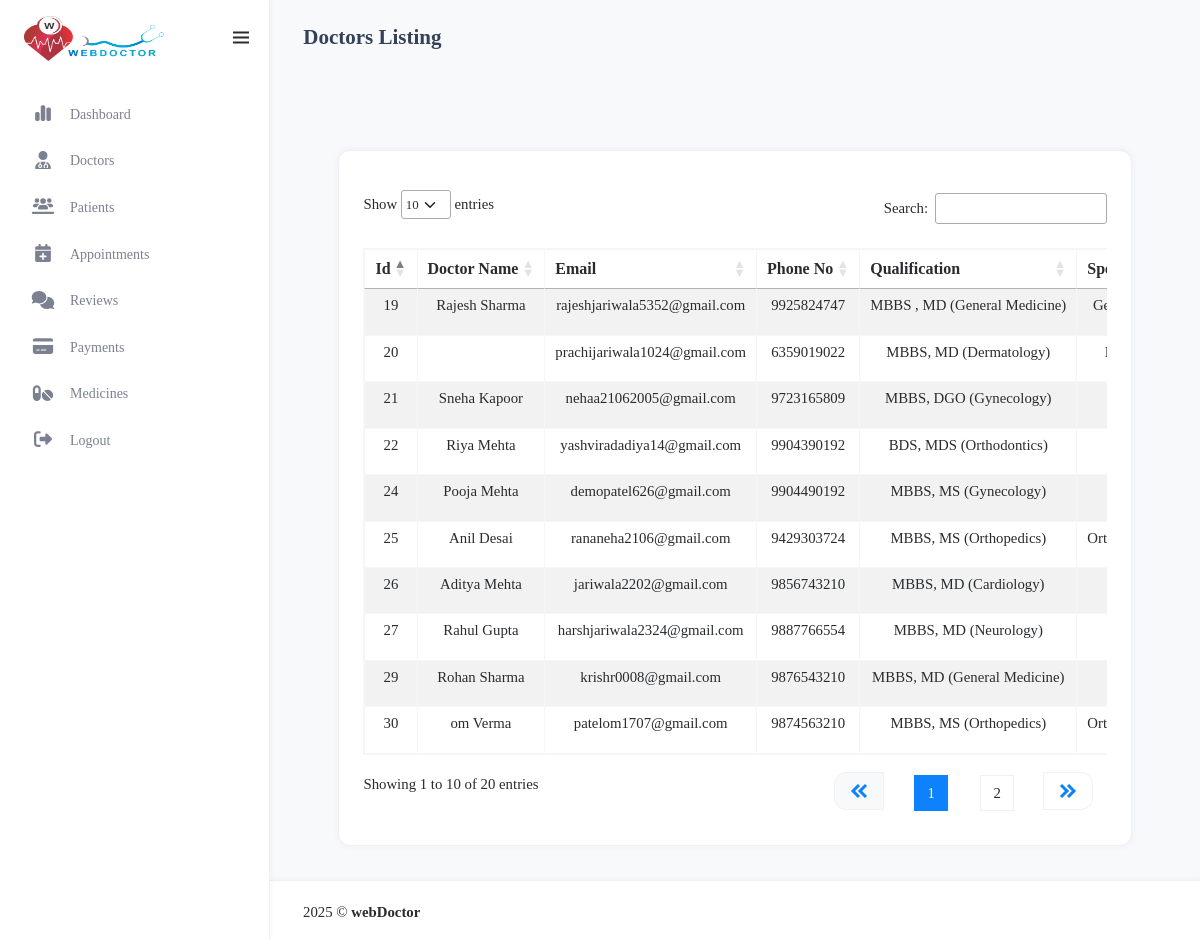
Page /admin_manage_docters/ on the earlier database version.
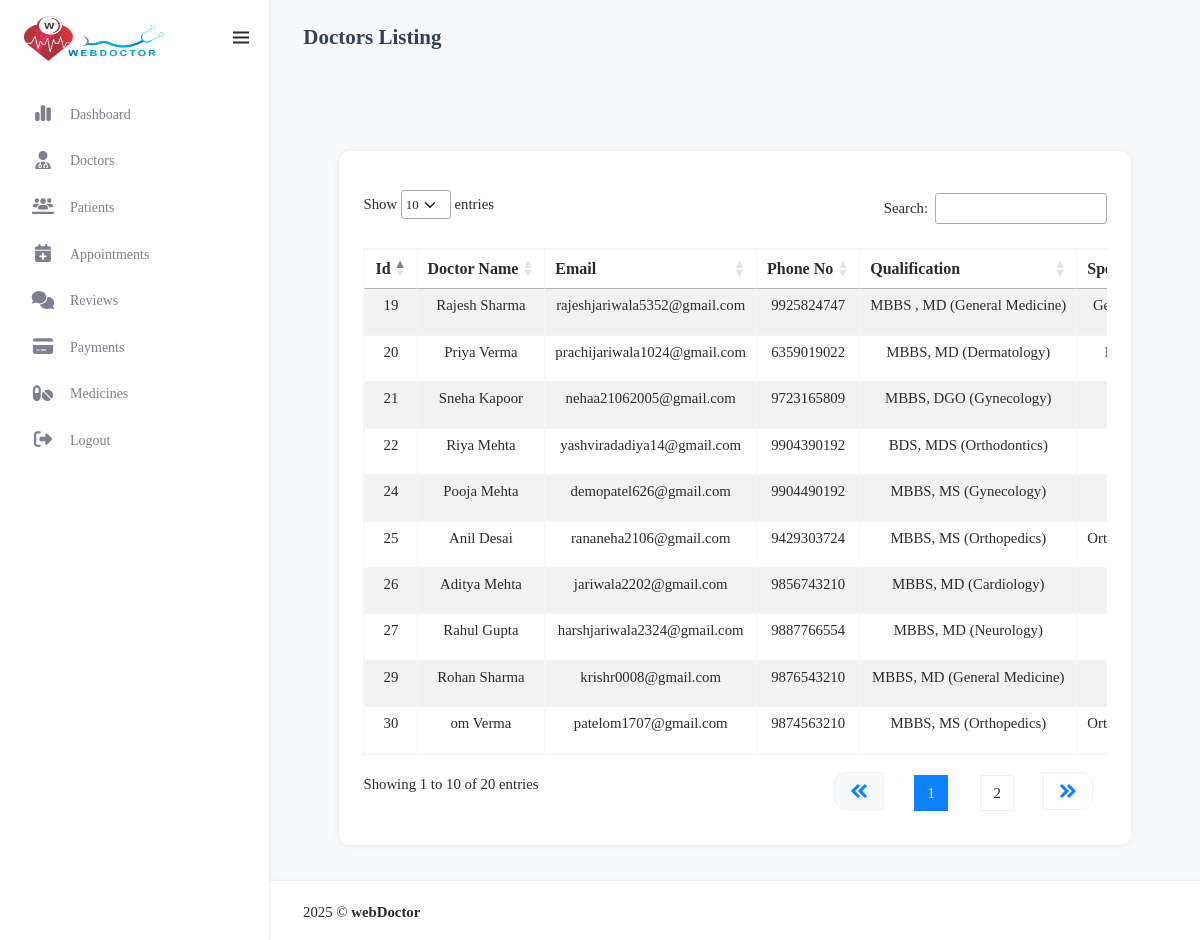
Same page on the later database version.
### myapp/models.py (models this page shows, shortened)
class doctorRegister(models.Model):
    GENDER_CHOICES = [
        ('M', 'Male'),
        ('F', 'Female'),
        ('O', 'Other'),
    ]
    AVAILABILITY_CHOICES = [
        ('Available', 'Available'),
        ('Not Available', 'Not Available'),
    ]
    name = models.CharField(max_length=100)
    email = models.EmailField(unique=True)
    phno = models.BigIntegerField(unique=True)
    password = models.CharField(max_length=100)
    profile_img = models.ImageField(upload_to='profile_pics/', null=True, blank=True)
    qualification = models.CharField(max_length=100,blank=True, null=True)
    specialization = models.CharField(max_length=100,blank=True, null=True)
    experience = models.IntegerField(blank=True, null=True)
    address = models.TextField(blank=True, null=True)
    city = models.CharField(max_length=50,blank=True, null=True)
    state = models.CharField(max_length=50,blank=True, null=True)
    clinic_name = models.CharField(max_length=255)
    clinic_address = models.TextField()
    gender = models.CharField(max_length=5, choices=GENDER_CHOICES)
    mci_no = models.CharField(max_length=10,blank=True, null=True)
    fee = models.BigIntegerField(null=True)
    about_me=models.TextField(null=True)
    is_approved = models.BooleanField(default=False)
    is_rejected = models.BooleanField(default=False)
    is_available = models.CharField(max_length=20, choices=AVAILABILITY_CHOICES)  # Updated field

### myapp/views.py (the view)
# urls.py: path('admin_manage_docters/',views.admin_manage_docters,name='admin_manage_doctors'),
def admin_manage_docters(request):
    all_doctor=doctorRegister.objects.all
    return render(request, 'admin_manage_docters.html',{'all':all_doctor})

### myapp/templates/admin_manage_docters.html (shortened to what the changed rows need)
{% load static %}
<html lang="en" style="transform: none" class="fontawesome-i2svg-active fontawesome-i2svg-complete">
<head>
    <link href="{%static 'assets/admin_css/bootstrap.min.css' %}" id="bootstrap-style" rel="stylesheet" type="text/css" />
    <link href="{%static 'assets/admin_css/app.min.css' %}" id="app-style" rel="stylesheet" type="text/css" />
    <link href="{%static 'assets/admin_css/icons.min.css' %}" rel="stylesheet" type="text/css" />
    <link rel="stylesheet" href="https://cdnjs.cloudflare.com/ajax/libs/boxicons/2.1.4/css/boxicons.min.css" />
    <link rel="stylesheet" type="text/css" href="https://cdn.datatables.net/1.13.6/css/dataTables.bootstrap5.min.css" />
    <link rel="stylesheet" type="text/css" href="https://cdn.datatables.net/responsive/2.5.0/css/responsive.bootstrap5.min.css" />
    <link rel="stylesheet" href="https://cdnjs.cloudflare.com/ajax/libs/jquery-confirm/3.3.2/jquery-confirm.min.css">
    <link rel="stylesheet" href="https://cdnjs.cloudflare.com/ajax/libs/font-awesome/6.4.0/css/all.min.css">
</head>
<body>
    <div id="layout-wrapper">
        <div class="main-content">
          <div class="page-content">
              <div class="container-fluid mt-3">
      <div class="content">
        <div class="container-fluid">
          <div class="row">
            <div class="col-md-12">
              <div class="card card-table flex-fill">
                <div class="card-body">
                  <div class="table-responsive">
                    <table id="doctorsTable" class="table table-striped table-info-light table-bordered border-light-subtle dt-responsive table-hover nowrap" style="width:100%;">
                      <thead class="text-center">
                        <tr>
                          <th>Id</th>
                          <th>Doctor Name</th>
                          <th>Email</th>
                          <th>Phone No</th>
                          <th>Qualification</th>
                          <th>Speciality</th>
                        </tr>
                      </thead>
                      <tbody class="fs-6">
                        {% for doctor in all %}
                        <tr class="text-center">
                          <td >{{ doctor.id }}</td>
                          <td>{{ doctor.name }}</td>
                          <td>{{ doctor.email }}</td>
                          <td>{{ doctor.phno }}</td>
                          <td>{{ doctor.qualification }}</td>
                          <td>{{ doctor.specialization }}</td>
                        </tr>
                        {% endfor %}
                      </tbody>
                    </table>
                  </div>
                </div>
              </div>
            </div>
          </div>
        </div>
      </div>
                  </div>
              </div>
          </div>
      </div>
</body>
</html>

Differences in the rows shown:
changed doctorRegister "prachijariwala1024@gmail.com": name (not shown) → "Priya Verma"
